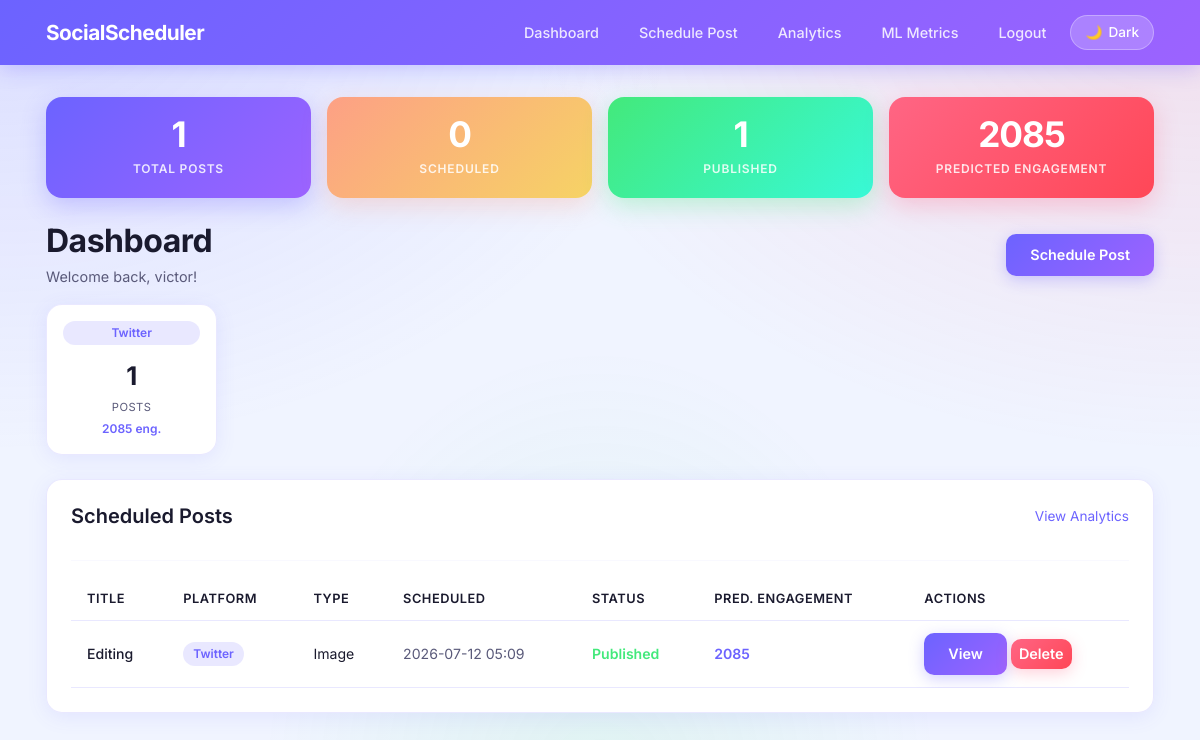
The app's page / (signed in) with its own data.
### models.py (models this page shows)
class User(db.Model, UserMixin):
    id = db.Column(db.Integer, primary_key=True)
    username = db.Column(db.String(80), unique=True, nullable=False)
    email = db.Column(db.String(120), unique=True, nullable=False)
    password = db.Column(db.String(200), nullable=False)
    created_at = db.Column(db.DateTime, default=datetime.utcnow)
    posts = db.relationship('Post', backref='author', lazy=True)

class Post(db.Model):
    id = db.Column(db.Integer, primary_key=True)
    title = db.Column(db.String(200), nullable=False)
    content = db.Column(db.Text, nullable=False)
    platform = db.Column(db.String(50), nullable=False)
    post_type = db.Column(db.String(50), nullable=False)
    scheduled_time = db.Column(db.DateTime, nullable=False)
    status = db.Column(db.String(20), default='scheduled')
    hashtags = db.Column(db.Integer, default=0)
    mentions = db.Column(db.Integer, default=0)
    has_image = db.Column(db.Boolean, default=False)
    has_video = db.Column(db.Boolean, default=False)
    word_count = db.Column(db.Integer, default=0)
    predicted_likes = db.Column(db.Float, default=0)
    predicted_shares = db.Column(db.Float, default=0)
    predicted_comments = db.Column(db.Float, default=0)
    predicted_engagement = db.Column(db.Float, default=0)
    actual_likes = db.Column(db.Float, default=0)
    actual_shares = db.Column(db.Float, default=0)
    actual_comments = db.Column(db.Float, default=0)
    created_at = db.Column(db.DateTime, default=datetime.utcnow)
    user_id = db.Column(db.Integer, db.ForeignKey('user.id'), nullable=False)

### app.py (the view)
@app.route('/')
@login_required
def dashboard():
    posts = Post.query.filter_by(user_id=current_user.id).order_by(Post.created_at.desc()).all()
    total_posts = len(posts)
    scheduled = Post.query.filter_by(user_id=current_user.id, status='scheduled').count()
    published = Post.query.filter_by(user_id=current_user.id, status='published').count()
    total_predicted_engagement = sum(p.predicted_engagement for p in posts)
    platform_stats = {}
    for post in posts:
        if post.platform not in platform_stats:
            platform_stats[post.platform] = {
                'count': 0,
                'engagement': 0
            }
        platform_stats[post.platform]['count'] += 1
        platform_stats[post.platform]['engagement'] += post.predicted_engagement
    return render_template('dashboard.html',
                         posts=posts,
                         total_posts=total_posts,
                         scheduled=scheduled,
                         published=published,
                         total_predicted_engagement=round(total_predicted_engagement),
                         platform_stats=platform_stats)

### app.py (called while the page is built)
@login_manager.user_loader
def load_user(user_id):
    return db.session.get(User, int(user_id))

### templates/dashboard.html (shortened to what this page needs)
{% extends "base.html" %}
{% block content %}
<div class="row mt-3 g-3 mb-4">
    <div class="col-6 col-md-3">
        <div class="card stat-card stat-card-purple">
            <div class="stat-number">{{ total_posts }}</div>
            <div class="stat-label">Total Posts</div>
        </div>
    </div>
    <div class="col-6 col-md-3">
        <div class="card stat-card stat-card-orange">
            <div class="stat-number">{{ scheduled }}</div>
            <div class="stat-label">Scheduled</div>
        </div>
    </div>
    <div class="col-6 col-md-3">
        <div class="card stat-card stat-card-green">
            <div class="stat-number">{{ published }}</div>
            <div class="stat-label">Published</div>
        </div>
    </div>
    <div class="col-6 col-md-3">
        <div class="card stat-card stat-card-pink">
            <div class="stat-number">{{ total_predicted_engagement }}</div>
            <div class="stat-label">Predicted Engagement</div>
        </div>
    </div>
</div>
<div class="d-flex justify-content-between align-items-center mb-3">
    <div>
        <h2 class="mb-1">Dashboard</h2>
        <p class="mb-0" style="font-size: 0.9rem;">
            Welcome back, {{ current_user.username }}!
        </p>
    </div>
    <a href="/schedule" class="btn btn-primary">Schedule Post</a>
</div>
{% if platform_stats %}
<div class="row g-3 mb-4">
    {% for platform, stats in platform_stats.items() %}
    <div class="col-6 col-md-4 col-lg-2">
        <div class="card p-3 text-center">
            <span class="platform-badge platform-{{ platform }} mb-2">
                {{ platform }}
            </span>
            <div style="font-size: 1.6rem; font-weight: 700;
                        color: var(--text-primary); margin: 4px 0;">
                {{ stats.count }}
            </div>
            <div style="font-size: 0.7rem; color: var(--text-secondary);
                        text-transform: uppercase; letter-spacing: 0.5px;">
                Posts
            </div>
            <div style="font-size: 0.75rem; color: var(--accent);
                        font-weight: 600; margin-top: 4px;">
                {{ stats.engagement | int }} eng.
            </div>
        </div>
    </div>
    {% endfor %}
</div>
{% endif %}
<div class="card p-4">
    <div class="d-flex justify-content-between align-items-center mb-3">
        <h5 class="mb-0">Scheduled Posts</h5>
        <a href="/analytics" style="font-size: 0.85rem; color: var(--accent);">
            View Analytics
        </a>
    </div>
    <hr>
    {% if posts %}
    <div class="table-responsive">
        <table class="table table-hover mb-0">
            <thead>
                <tr>
                    <th>Title</th>
                    <th>Platform</th>
                    <th>Type</th>
                    <th>Scheduled</th>
                    <th>Status</th>
                    <th>Pred. Engagement</th>
                    <th>Actions</th>
                </tr>
            </thead>
            <tbody>
                {% for post in posts %}
                <tr>
                    <td style="color: var(--text-primary); font-weight: 500;">
                        {{ post.title }}
                    </td>
                    <td>
                        <span class="platform-badge platform-{{ post.platform }}">
                            {{ post.platform }}
                        </span>
                    </td>
                    <td style="text-transform: capitalize; color: var(--text-primary);">
                        {{ post.post_type }}
                    </td>
                    <td>{{ post.scheduled_time.strftime('%Y-%m-%d %H:%M') }}</td>
                    <td>
                        <span class="status-{{ post.status }}">
                            {{ post.status | capitalize }}
                        </span>
                    </td>
                    <td style="color: var(--accent); font-weight: 600;">
                        {{ post.predicted_engagement | int }}
                    </td>
                    <td>
                        <a href="/post/{{ post.id }}"
                           class="btn btn-primary btn-sm">View</a>
                        <a href="/post/{{ post.id }}/delete"
                           class="btn btn-danger btn-sm"
                           onclick="return confirm('Delete this post?')">Delete</a>
                    </td>
                </tr>
                {% endfor %}
            </tbody>
        </table>
    </div>
    {% endif %}
</div>
{% endblock %}

### templates/base.html (style rules this page uses)
:root[data-theme="light"] { --bg-primary: #f0f4ff; --bg-secondary: #e8ecff; --bg-card: rgba(255, 255, 255, 0.98); --text-primary: #1a1a2e; --text-secondary: #5a5a7a; --accent: #6c63ff; --accent-2: #ff6584; --accent-3: #00c853; --accent-4: #fda085; --border: rgba(108, 99, 255, 0.15); --navbar-bg: rgba(255, 255, 255, 0.98); --input-bg: rgba(240, 244, 255, 0.9); --shadow: rgba(108, 99, 255, 0.1); }
* { margin: 0; padding: 0; box-sizing: border-box; }
body { background-color: var(--bg-primary); color: var(--text-primary); font-family: 'Inter', sans-serif; min-height: 100vh; transition: background-color 0.3s ease, color 0.3s ease; }
body::before { content: ''; position: fixed; top: 0; left: 0; width: 100%; height: 100%; background: radial-gradient(ellipse at 0% 0%, rgba(108, 99, 255, 0.15) 0%, transparent 40%), radial-gradient(ellipse at 100% 0%, rgba(255, 101, 132, 0.15) 0%, transparent 40%), radial-gradient(ellipse at 50% 100%, rgba(67, 233, 123, 0.1) 0%, transparent 40%); pointer-events: none; z-index: 0; }
.card { background: var(--bg-card); border: 1px solid var(--border); border-radius: 16px; box-shadow: 0 4px 20px var(--shadow); animation: fadeInUp 0.4s ease; backdrop-filter: blur(10px); transition: all 0.3s ease; }
.stat-card-purple { background: linear-gradient(135deg, #6c63ff, #9c63ff) !important; border: none !important; box-shadow: 0 8px 25px rgba(108, 99, 255, 0.3) !important; }
.stat-card-pink { background: linear-gradient(135deg, #ff6584, #ff4757) !important; border: none !important; box-shadow: 0 8px 25px rgba(255, 101, 132, 0.3) !important; }
.stat-card-green { background: linear-gradient(135deg, #43e97b, #38f9d7) !important; border: none !important; box-shadow: 0 8px 25px rgba(67, 233, 123, 0.3) !important; }
.stat-card-orange { background: linear-gradient(135deg, #fda085, #f6d365) !important; border: none !important; box-shadow: 0 8px 25px rgba(253, 160, 133, 0.3) !important; }
.stat-card-purple .stat-number, .stat-card-pink .stat-number, .stat-card-green .stat-number, .stat-card-orange .stat-number { color: #ffffff !important; }
.stat-card-purple .stat-label, .stat-card-pink .stat-label, .stat-card-green .stat-label, .stat-card-orange .stat-label { color: rgba(255,255,255,0.85) !important; }
.btn-primary { background: linear-gradient(135deg, #6c63ff, #9c63ff); border: none; color: #ffffff; font-weight: 600; padding: 10px 24px; border-radius: 10px; transition: all 0.3s ease; font-size: 0.9rem; box-shadow: 0 4px 15px rgba(108, 99, 255, 0.3); }
.btn-danger { background: linear-gradient(135deg, #ff6584, #ff4757); border: none; font-weight: 600; border-radius: 10px; transition: all 0.3s ease; font-size: 0.9rem; box-shadow: 0 4px 15px rgba(255, 101, 132, 0.3); }
h1, h2 { color: var(--text-primary) !important; font-weight: 700; letter-spacing: -0.5px; }
h3, h4, h5 { color: var(--text-primary) !important; font-weight: 600; }
p { color: var(--text-secondary); line-height: 1.6; }
a { color: var(--accent); text-decoration: none; transition: color 0.2s ease; }
hr { border-color: var(--border) !important; margin: 16px 0; }
.table td, .table th { border-color: var(--border); color: var(--text-secondary); padding: 12px 16px; font-size: 0.88rem; vertical-align: middle; }
.table thead th { color: var(--text-primary); font-weight: 600; font-size: 0.8rem; letter-spacing: 0.5px; text-transform: uppercase; }
.stat-card { text-align: center; padding: 20px 16px; }
.stat-number { font-size: 2.2rem; font-weight: 700; line-height: 1; letter-spacing: -1px; }
.stat-label { font-size: 0.75rem; font-weight: 600; letter-spacing: 0.8px; text-transform: uppercase; color: var(--text-secondary); margin-top: 8px; }
.platform-badge { padding: 3px 10px; border-radius: 20px; font-size: 0.75rem; font-weight: 600; text-transform: capitalize; display: inline-block; }
.platform-twitter { background: rgba(108, 99, 255, 0.15); color: #6c63ff; }
.status-published { color: #43e97b; font-weight: 600; }

### records on screen
User: username "victor"
Post: platform "Twitter", count "1", engagement "2085", title "Editing", post_type "Image", scheduled_time "2026-07-12 05:09", status "Published", predicted_engagement "2085"

### other values on screen
{{ total_posts }} "1"
{{ scheduled }} "0"
{{ published }} "1"
{{ total_predicted_engagement }} "2085"
